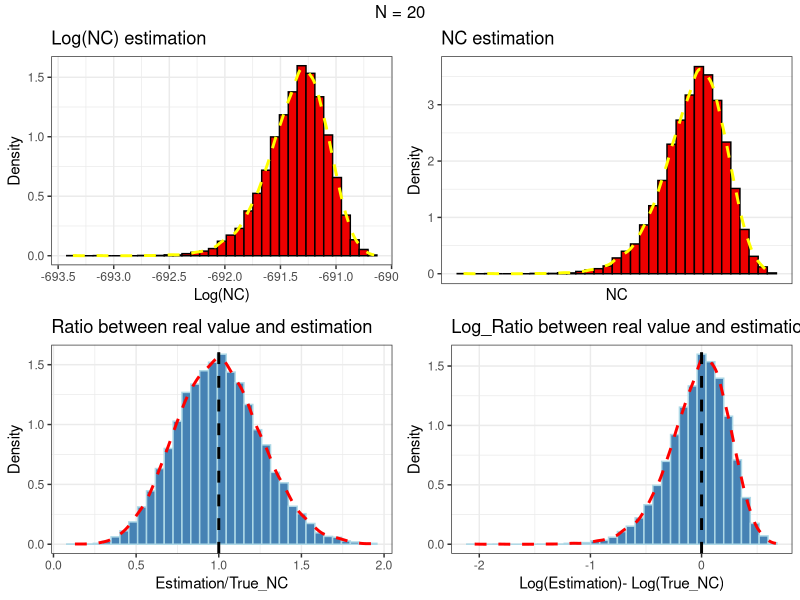
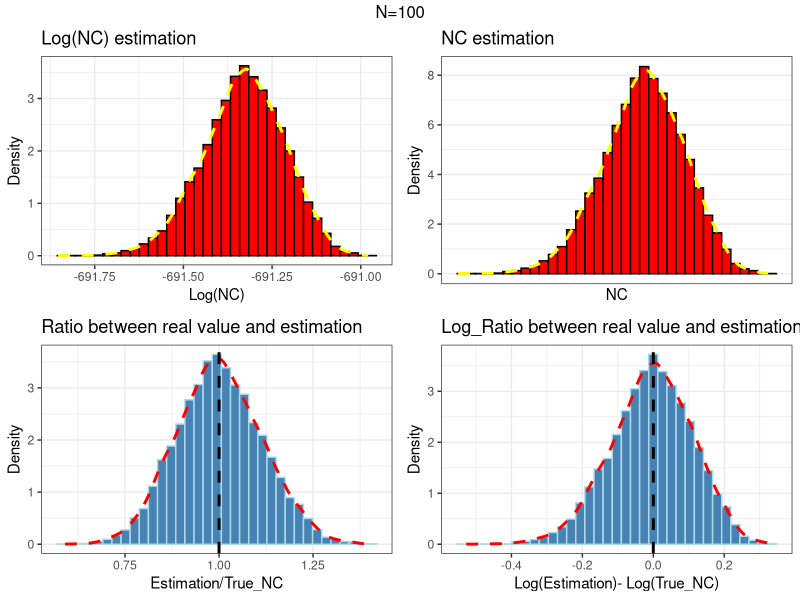
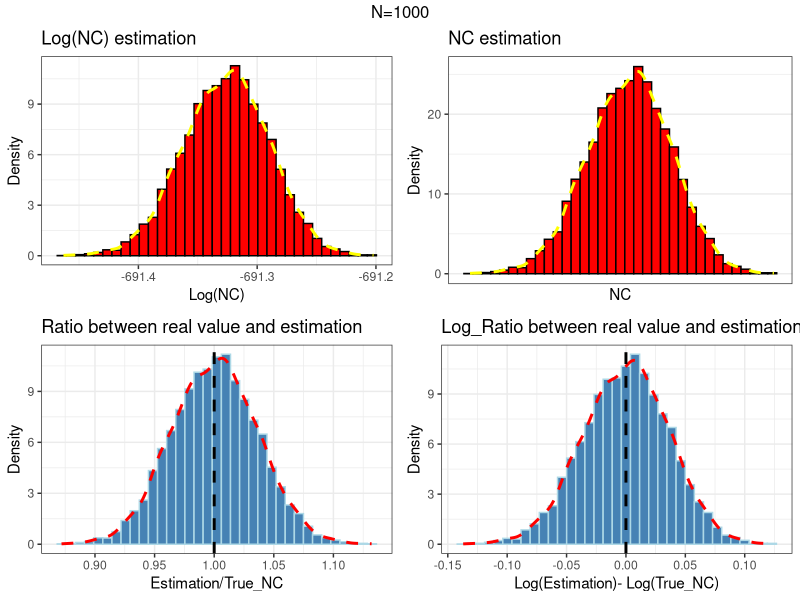

Write the R code that produced these figures, in order.
################ RESEARCH PROJECT ####################################
################ IMPORTANCE SAMPLER ##################################
################ FIRST ALGORITHM FOR SIMPLE PROBLEMS(for known target) #######
################ NORMALIZED IMPORTANCE SAMPLER ##############################
#In this approach, we know the entire target distribution not just a distribution
#proporional to the target.
#For that reason we do not need to normalize the weights.
#import the libraries
library(ggplot2)
library(pracma)
library(gridExtra)

#extra functions we need for the sampler
#generate from the proposal distribution
#... in order to change the parameters depend on the distribution
rProp = function(PropDis,N,...){
  
  #use the function to generate
  X = PropDis(N,...)
  
  return(X)
}


#function to calculate the density of the target distribution
dTarget = function(target,X,...){
  
  #compute the density of the sample for the target distribution
  dens = target(X,...)
  
  return(dens)
}

#function for compute the density of the proposal
dProp = function(prop,X,...){
  
  #use the function to generate
  dens = prop(X,...)
  return(dens)
}


#Importance Sampler
#Normalized method( We know the true distribution)
#Input: rprop = fun to gen from proposal with parameters (a,b),
#dtarget = density of the target distr with par (c,d),
#dprp = density of the proposal with par (a,b),
#N size of the sample
#function for which we want to estimate its integral 

ImpSmler = function(rprop, a, b, dtarget,c,d, dprop,N, f ){ 
  

  #STEP 1: Generate from the proposal distribution sample of size N
  X = rProp(rprop,N,a,b)
  
  #STEP 2: Compute the importance weights(unormalized)
  #density for X sample using the target distribution
  Pi = dTarget(dtarget, X,c,d)
  
  #compute the importance (unormalized) weights
  w = Pi/dprop(X,a,b)
  
  #normalize the weights
  #HERE WE DO NOT( we know the true(normalized) target distribution )
  #W_norm = w/sum(w)
  
  #we return the estimator and the variance of the sample
  MC_estimator = c(mean(f(X)*w),var(f(X)*w))
  
  return(MC_estimator)
  
}

################### EXAMPLES OF THE SAMPLER ###############################

################### FIRST EXAMPLE: Int(f,0,10) ###########################
#First example: Evaluate the integral int(f,0,10)

#Functions we need for the integration
#f : The function for which we want to integrate
######### TRUE VALUE ####### 
f_int = function(x){
  return(exp(-2*abs(x-5)))
}

#TRUE value of the integral
int_true = integral(f_int,0,10) #approximately 1

########## MC APPROACH #######
f = function(x){
  return(10*exp(-2*abs(x-5)))
}

N = 10^5 #sample size
set.seed(1234567890)
X =  runif(N,0,10)
Y = f(X)
MC_appr = c(mean(Y),var(Y)) 

########### IMPORTANCE SAMPLER APPROACH #########
#first a plot as a help to choose proposal
plot_IS = ggplot()+
  geom_line(mapping = aes(x = X,y = Y))


set.seed(1234567890)
IS = ImpSmler(rnorm,5,1,dunif,0,10,dnorm, N,f)

#data frame for presenting the result
df_1 = t(data.frame(c(int_true,0),MC_appr,IS))
rownames(df_1) = c("True_Value", "MC", "IS")
colnames(df_1) = c("Expected Value", "Variance")
print(df_1) #Huge reduce of variance between MC and IS


#################### SECOND EXAMPLE ################################ 
#Calculate the PR(X>3) of a given distribution

###### TRUE VALUE #################
int_true = integral(dnorm,3,Inf)

###### MONTE CARLO APPROACH #######
f = function(x){
  
  res = rep(0,length(x))
  
  for (i in 1:length(x)) {
    if(x[i]>=3){
      res[i] = 1
    }
    else res[i] = 0
  }
  return(res)
}


set.seed(1234567890)
N = 10^5
MC_est = rep(0,N)

for(i in 1:N){
  #generate a sample from normal
  X <- rnorm(100, 0,sd=1)
  
  #The proportion of X>3
  MC_est[i] = length(which(X>3))/length(X)
}

#options(scipen = 999)

#mean and variance of the MC approximation
MC_appr = round(c(mean(MC_est),var(MC_est)),6)

####### IMPORTANCE SAMPLING APPROACH #######
est = rep(0,N)
for(i in 1:N){
  est[i] = ImpSmler(rnorm,4,1,dnorm,0,1,dnorm,100 ,f)[1]
}

IS = c(round(mean(est),5),round(var(est),9))

df_2 = t(data.frame(c(int_true,0),MC_appr,IS))
rownames(df_2) = c("True_Value", "MC", "IS")
colnames(df_2) = c("Expected Value", "Variance")
print(df_2) #again huge reduce of the variance

  #------------------------------------------------------------------------------
#------------------------------------------------------------------------------
################# SECOND APPROCH OF IMPORTANCE SAMPLER #######################
################  ESTIMATE THE POSTERIOR OF A PARAMETER #####################
#Here we assume that we know the target distribution proportionally.
#We also use the logWeights in order to avoid computational problems.

# log posterior of the parameter
#input t: parameter we want to estimate, X : sample
#FOR BETA
logPosterior = function(theta,X){
  n = length(X)
  return((sum(X)+4)*log(theta) + (n*(10-mean(X))+2)*log(1-theta))
}


#generate from the proposal distribution
#PropDis is the function we want to generate, N ; #of sample
#... because we may have different function with dif number of parameters
rProp = function(PropDis,N,...){
  
  #use the function to generate
  X = PropDis(N,...)
  
  return(X)
}

#function for compute the density of the proposal
dProp = function(prop,X,...){
  
  #use the function to generate
  dens = prop(X,...)
  return(dens)
}

#IS in order to approximate the logPosterior
ImpSmler = function(X,rprop, a, b, logPost, dprop,N, f,...){ 
  
  #STEP 1: Generate from the proposal distribution sample of size N
  U = rProp(rprop,N,a,b)
  
  #STEP 2: Compute the importance weights(unormalized)
  #compute the importance (unormalized) weights
  logW = logPost(U,X)- dprop(U,a,b,log = TRUE)
  
  #find the largest value to prevent any underflow
  w_max = max(logW)
  
  #The new weights 
  W = logW - w_max
  
  logNC = log(sum(exp(W))) + w_max - log(N)

 
  #normalize the weights
  norm_W  = exp(W)/sum(exp(W))
  
  # importance sampling estimate
  IS_estimator = sum(f(U)*norm_W)
  
  return(c(logNC,IS_estimator))
  
}

   
f = function(x){
  return(x)
}

#Posterior of the parameter
posterior = function(t){
  n = length(X)
  m = mean(X)
  return((t^(n*m +4))*((1-t)^(n*(10-m) +2)))
}


#We have a beta dis as a prior for the parameter theta

set.seed(1234567890)
X = rbinom(100, 10, 0.4) # Data are Bin distributed
n = length(X)
mu = mean(X)
#Prior of theta is Beta(5,3)
a = 5 
b = 3
C = 10

#We compute the posterior paratemeters for theta in order to aproximate the NC
a_post = n*mu + a 
b_post = n*(10-mu) + b

######Real value of the NC using the beta function
cons_function = beta(a_post,b_post)
log_nc = log(cons_function)

###### Real value of the NC using the integral
NC_integral = log(integral(posterior,0,1))


set.seed(1234567890)
ISA = ImpSmler(X = X,rprop = rbeta,a = C*mean(X),b = C*(10-mean(X)),
               logPost = logPosterior,
               dprop = dbeta,N =  10,f = f)


############VISUALIZATION #########
#Histogram of the Log Norm. Constant(NC)
#Plots for small sample size N = 20

steps = 10^4
NC_est = rep(0,steps)
set.seed(1234567890)
for (i in 1:steps) {
  NC_est[i] = ImpSmler(X = X,rprop = rbeta,a = C*mean(X),b = C*(10-mean(X)),
                       logPost = logPosterior,
                       dprop = dbeta,N =  20,f = f)[1]
  
}


plt1 = ggplot() + 
  geom_histogram(mapping = aes(x = NC_est, y = ..density..),bins = 35, 
                 color = "black",fill = "red2")+
  geom_density(mapping = aes(NC_est), color = "yellow", size = 1, lty = 2)+
  labs(title = "Log(NC) estimation",
       x = "Log(NC)", y = "Density") +
  theme_bw()
  
plt2 = ggplot() + 
  geom_histogram(mapping = aes(x = exp(NC_est), y = ..density..),bins = 35, 
                 color = "black",fill = "red2")+
  scale_x_continuous(trans="log10")+
  geom_density(mapping = aes(exp(NC_est)), color = "yellow", size = 1, lty = 2)+
  labs(title = "NC estimation",
       x = "NC", y = "Density") +
  theme_bw()


#Plot the difference between the real value and the estimation
ratio = exp(NC_est)/exp(NC_integral)# should be close to 1
ratio_20 = mean(ratio)
LogRatio = NC_est - NC_integral #should be close to 0
LogRatio_20 = mean(LogRatio)

#Plot for the Normal Ration 
plt3 = ggplot() + 
  geom_histogram(mapping = aes(x = ratio, y = ..density..),bins = 35, 
                 color = "lightblue",fill = "steelblue")+
  geom_density(mapping = aes(ratio), color = "red", size = 1, lty = 2)+
  geom_vline(xintercept = 1, size = 1, lty = 2)+
  labs(title = "Ratio between real value and estimation",
       x = "Estimation/True_NC", y = "Density") +
  theme_bw()

#Plot for the Log Ratio
plt4 = ggplot() + 
  geom_histogram(mapping = aes(x = LogRatio, y = ..density..),bins = 35, 
                 color = "lightblue",fill = "steelblue")+
  geom_density(mapping = aes(LogRatio), color = "red", size = 1, lty = 2)+
  geom_vline(xintercept = 0, size = 1, lty = 2)+
  labs(title = "Log_Ratio between real value and estimation",
       x = "Log(Estimation)- Log(True_NC)", y = "Density") +
  theme_bw()

NC_plot_20 = grid.arrange(grobs = list(plt1,plt2,plt3,plt4), ncol=2,
                          top = "N = 20")



#Plots for larger sample size N = 100
steps = 10^4
NC_est = rep(0,steps)
set.seed(1234567890)
for (i in 1:steps) {
  NC_est[i] = ImpSmler(X = X,rprop = rbeta,a = C*mean(X),b = C*(10-mean(X)),
                       logPost = logPosterior,
                       dprop = dbeta,N =  100,f = f)[1]
  
}

plt1 = ggplot() + 
  geom_histogram(mapping = aes(x = NC_est, y = ..density..),bins = 35, 
                 color = "black",fill = "red")+
  geom_density(mapping = aes(NC_est), color = "yellow", size = 1, lty = 2)+
  labs(title = "Log(NC) estimation",
       x = "Log(NC)", y = "Density") +
  theme_bw()

plt2 = ggplot() + 
  geom_histogram(mapping = aes(x = exp(NC_est), y = ..density..),bins = 35, 
                 color = "black",fill = "red")+
  scale_x_continuous(trans="log10")+
  geom_density(mapping = aes(exp(NC_est)), color = "yellow", size = 1, lty = 2)+
  labs(title = "NC estimation",
       x = "NC", y = "Density") +
  theme_bw()


#Plot the difference between the real value and the estimation
ratio = exp(NC_est)/exp(NC_integral)# should be close to 1
ratio_100 = (mean(ratio))
LogRatio = NC_est - NC_integral #should be close to 0
Logratio_100 =(mean(LogRatio))

#Plot for the Normal Ration 
plt3 = ggplot() + 
  geom_histogram(mapping = aes(x = ratio, y = ..density..),bins = 35, 
                 color = "lightblue",fill = "steelblue")+
  geom_density(mapping = aes(ratio), color = "red", size = 1, lty = 2)+
  geom_vline(xintercept = 1, size = 1, lty = 2)+
  labs(title = "Ratio between real value and estimation",
       x = "Estimation/True_NC", y = "Density") +
  theme_bw()

#Plot for the Log Ratio
plt4 = ggplot() + 
  geom_histogram(mapping = aes(x = LogRatio, y = ..density..),bins = 35, 
                 color = "lightblue",fill = "steelblue")+
  geom_density(mapping = aes(LogRatio), color = "red", size = 1, lty = 2)+
  geom_vline(xintercept = 0, size = 1, lty = 2)+
  labs(title = "Log_Ratio between real value and estimation",
       x = "Log(Estimation)- Log(True_NC)", y = "Density") +
  theme_bw()

NC_plot_100 = grid.arrange(grobs = list(plt1,plt2,plt3,plt4), ncol=2, 
                           top = "N=100")

#plot for large simple size N = 1000
steps = 10^4
NC_est = rep(0,steps)
set.seed(1234567890)
for (i in 1:steps) {
  NC_est[i] = ImpSmler(X = X,rprop = rbeta,a = C*mean(X),b = C*(10-mean(X)),
                       logPost = logPosterior,
                       dprop = dbeta,N =  1000,f = f)[1]
  
}

plt1 = ggplot() + 
  geom_histogram(mapping = aes(x = NC_est, y = ..density..),bins = 35, 
                 color = "black",fill = "red")+
  geom_density(mapping = aes(NC_est), color = "yellow", size = 1, lty = 2)+
  labs(title = "Log(NC) estimation",
       x = "Log(NC)", y = "Density") +
  theme_bw()

plt2 = ggplot() + 
  geom_histogram(mapping = aes(x = exp(NC_est), y = ..density..),bins = 35, 
                 color = "black",fill = "red")+
  scale_x_continuous(trans="log10")+
  geom_density(mapping = aes(exp(NC_est)), color = "yellow", size = 1, lty = 2)+
  labs(title = "NC estimation",
       x = "NC", y = "Density") +
  theme_bw()


#Plot the difference between the real value and the estimation
ratio = exp(NC_est)/exp(NC_integral)# should be close to 1
ratio_1000 = (mean(ratio))
LogRatio = NC_est - NC_integral #should be close to 0
Logratio_1000 = (mean(LogRatio))

#Plot for the Normal Ration 
plt3 = ggplot() + 
  geom_histogram(mapping = aes(x = ratio, y = ..density..),bins = 35, 
                 color = "lightblue",fill = "steelblue")+
  geom_density(mapping = aes(ratio), color = "red", size = 1, lty = 2)+
  geom_vline(xintercept = 1, size = 1, lty = 2)+
  labs(title = "Ratio between real value and estimation",
       x = "Estimation/True_NC", y = "Density") +
  theme_bw()

#Plot for the Log Ratio
plt4 = ggplot() + 
  geom_histogram(mapping = aes(x = LogRatio, y = ..density..),bins = 35, 
                 color = "lightblue",fill = "steelblue")+
  geom_density(mapping = aes(LogRatio), color = "red", size = 1, lty = 2)+
  geom_vline(xintercept = 0, size = 1, lty = 2)+
  labs(title = "Log_Ratio between real value and estimation",
       x = "Log(Estimation)- Log(True_NC)", y = "Density") +
  theme_bw()

NC_plot_1000 = grid.arrange(grobs = list(plt1,plt2,plt3,plt4), ncol=2,top = "N=1000")

#Data frame with the ratios for differente sample size
ratios = c(ratio_20,ratio_100,ratio_1000)
Log_ratios = c(LogRatio_20,Logratio_100,Logratio_1000)
df = data.frame(ratios,Log_ratios)
rownames(df) = c("N = 20", "N = 100", "n = 1000")
colnames(df) = c("ratio", "Log_ratio")
print(df)



